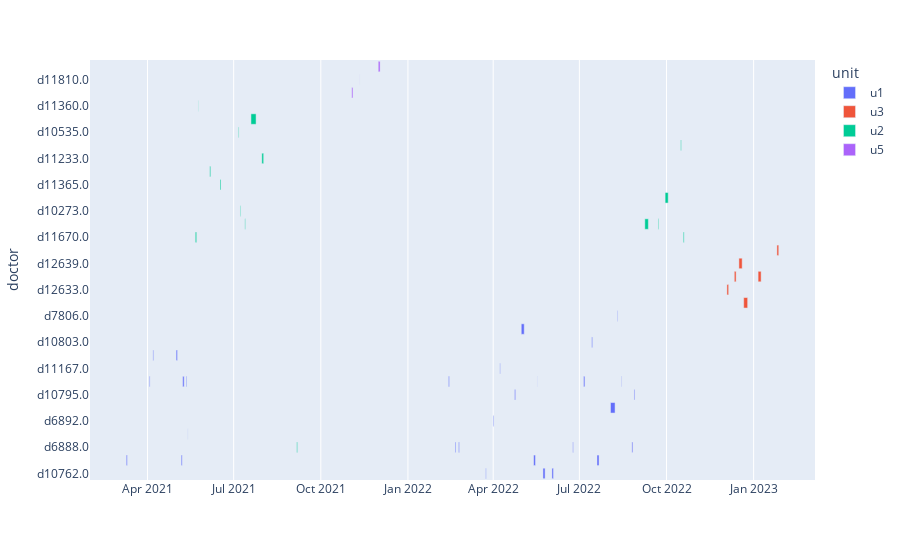

Write notebook code for a chart like this one.
### Code cell
fig = px.timeline(smol, x_start="Admission_Entry_Date", x_end="Release_Date",
                y="doctor", color = "unit") # ) #,  "doctor")
fig

### Figure 1 — Plotly figure (JSON) as saved in the notebook; plotly's stock layout.template omitted (floating-point values rounded to 4 significant figures)
{"data": [{"alignmentgroup": "True", "base": ["2022-05-23 13:12:47.943", "2021-05-06 13:07:11.350", "2022-02-19 18:15:14.297", "2021-05-13 15:57:56.227", "2022-03-31 22:22:45.813", "2022-08-02 20:24:26.100", "2022-06-23 23:53:46.047", "2022-08-25 10:19:17.117", "2022-08-27 15:47:13.343", "2021-05-08 04:03:38.673", "2022-04-23 13:30:25.027", "2022-04-08 00:34:28.913", "2021-05-11 22:12:41.223", "2021-03-09 13:48:52.890", "2022-02-23 08:42:31.170", "2022-03-24 02:01:56.297", "2021-04-02 22:34:01.193", "2022-07-19 14:20:08.227", "2021-04-06 17:37:45.150", "2022-07-05 10:03:35.797", "2022-05-13 17:13:59.570", "2021-05-01 06:20:12.390", "2022-07-14 00:22:29.707", "2022-04-30 15:16:46.653", "2022-02-12 18:07:45.177", "2022-05-17 10:14:43.467", "2022-06-02 00:36:13.723", "2022-08-14 10:40:53.600", "2022-08-10 00:29:22.517"], "hovertemplate": "unit=u1<br>Admission_Entry_Date=%{base}<br>Release_Date=%{x}<br>doctor=%{y}<extra></extra>", "legendgroup": "u1", "marker": {"color": "#636efa", "pattern": {"shape": ""}}, "name": "u1", "offsetgroup": "u1", "orientation": "h", "showlegend": true, "textposition": "auto", "type": "bar", "x": [194472057, 94128650, 75885703, 11103773, 58214187, 417153900, 57973953, 91422883, 73006657, 133581327, 94954973, 47371087, 62058777, 97867110, 81808830, 46683703, 66118807, 187131773, 66974850, 119424203, 167940430, 122687610, 82410293, 270613347, 88694823, 12976533, 141826277, 38646400, 46297483], "xaxis": "x", "y": ["d10762.0", "d10262.0", "d6888.0", "d11746.0", "d6892.0", "d6890.0", "d6888.0", "d6888.0", "d10795.0", "d6878.0", "d10795.0", "d11167.0", "d6878.0", "d10262.0", "d6888.0", "d10762.0", "d6878.0", "d10262.0", "d9582.0", "d6878.0", "d10262.0", "d9582.0", "d10803.0", "d10032.0", "d6878.0", "d6878.0", "d10762.0", "d6878.0", "d7806.0"], "yaxis": "y"}, {"alignmentgroup": "True", "base": ["2022-12-21 11:40:51.767", "2022-12-03 18:40:38.333", "2022-12-11 13:45:48.770", "2022-12-16 10:31:56.043", "2023-01-25 13:36:08.780", "2023-01-05 16:39:30.147"], "hovertemplate": "unit=u3<br>Admission_Entry_Date=%{base}<br>Release_Date=%{x}<br>doctor=%{y}<extra></extra>", "legendgroup": "u3", "marker": {"color": "#EF553B", "pattern": {"shape": ""}}, "name": "u3", "offsetgroup": "u3", "orientation": "h", "showlegend": true, "textposition": "auto", "type": "bar", "x": [361568233, 158061667, 165131230, 296763957, 167031220, 276929853], "xaxis": "x", "y": ["d12129.0", "d12633.0", "d11611.0", "d12639.0", "d12649.0", "d11611.0"], "yaxis": "y"}, {"alignmentgroup": "True", "base": ["2021-05-21 11:46:11.400", "2022-09-08 02:01:17.910", "2021-07-08 00:01:31.010", "2022-09-29 12:18:43.753", "2021-06-16 14:15:05.857", "2021-06-05 17:47:06.013", "2021-07-30 17:16:22.217", "2022-09-22 01:57:01.297", "2021-09-05 14:27:17.400", "2021-07-12 19:32:31.427", "2022-10-15 22:21:42.477", "2021-07-06 00:32:40.583", "2021-07-19 05:31:55.750", "2022-10-18 15:50:34.620", "2021-05-24 10:26:56.977"], "hovertemplate": "unit=u2<br>Admission_Entry_Date=%{base}<br>Release_Date=%{x}<br>doctor=%{y}<extra></extra>", "legendgroup": "u2", "marker": {"color": "#00cc96", "pattern": {"shape": ""}}, "name": "u2", "offsetgroup": "u2", "orientation": "h", "showlegend": true, "textposition": "auto", "type": "bar", "x": [123048600, 324702090, 56248990, 284776247, 86874143, 89933987, 166957783, 61378703, 72162600, 58648573, 63497523, 54259417, 468844250, 81805380, 22443023], "xaxis": "x", "y": ["d11670.0", "d10615.0", "d10273.0", "d11515.0", "d11365.0", "d11504.0", "d11233.0", "d10615.0", "d6888.0", "d10615.0", "d12591.0", "d10535.0", "d12148.0", "d11670.0", "d11360.0"], "yaxis": "y"}, {"alignmentgroup": "True", "base": ["2021-11-02 16:14:16.693", "2021-11-10 23:46:28.780", "2021-11-30 15:51:09.930"], "hovertemplate": "unit=u5<br>Admission_Entry_Date=%{base}<br>Release_Date=%{x}<br>doctor=%{y}<extra></extra>", "legendgroup": "u5", "marker": {"color": "#ab63fa", "pattern": {"shape": ""}}, "name": "u5", "offsetgroup": "u5", "orientation": "h", "showlegend": true, "textposition": "auto", "type": "bar", "x": [108343307, 9811220, 166130070], "xaxis": "x", "y": ["d11887.0", "d11810.0", "d11437.0"], "yaxis": "y"}], "layout": {"barmode": "overlay", "legend": {"title": {"text": "unit"}, "tracegroupgap": 0}, "margin": {"t": 60}, "xaxis": {"anchor": "y", "domain": [0, 1], "type": "date"}, "yaxis": {"anchor": "x", "domain": [0, 1], "title": {"text": "doctor"}}}}
